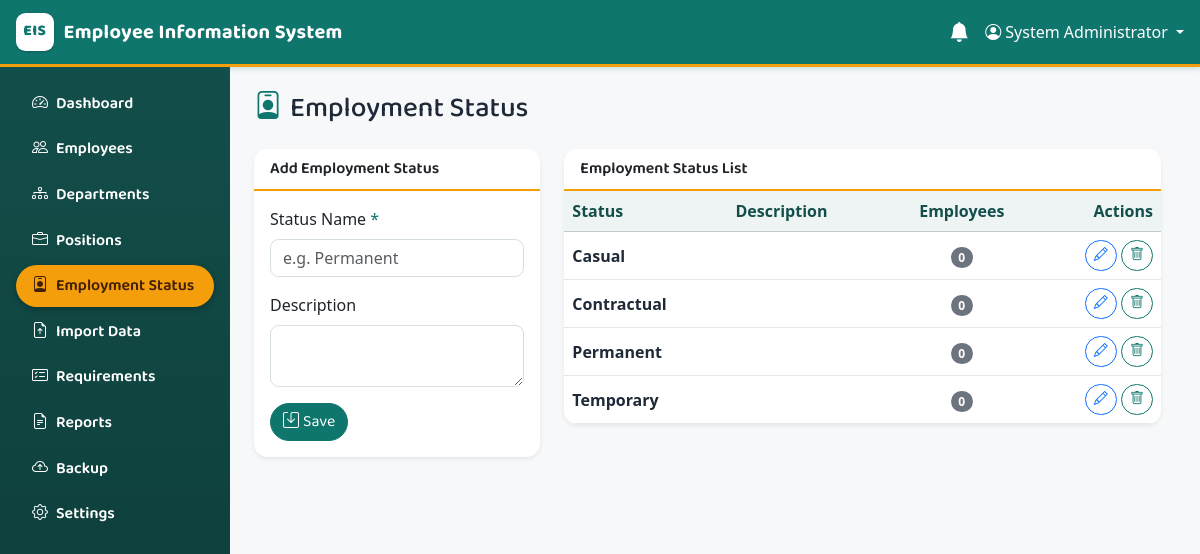
The page /modules/employment_statuses/index.php (signed in) on the database its author committed.
### tables this page shows
CREATE TABLE `employment_statuses` (
  `employment_status_id` int unsigned NOT NULL AUTO_INCREMENT,
  `status_name` varchar(50) NOT NULL,
  `description` varchar(255) DEFAULT NULL,
  PRIMARY KEY (`employment_status_id`),
  UNIQUE KEY `uq_employment_statuses_name` (`status_name`)
);

### includes/functions.php (called while the page is built, shortened)
<?php
function e(?string $value): string
{
    return htmlspecialchars($value ?? '', ENT_QUOTES, 'UTF-8');
}

### modules/employment_statuses/index.php (the view, shortened to what this page needs)
<?php
require_once __DIR__ . '/../../config/app.php';
$editing = null;
$statuses = $pdo->query(
    'SELECT s.employment_status_id, s.status_name, s.description,
            COUNT(e.employee_id) AS employee_count
     FROM employment_statuses s
     LEFT JOIN employees e ON e.employment_status_id = s.employment_status_id
     GROUP BY s.employment_status_id, s.status_name, s.description
     ORDER BY s.status_name'
)->fetchAll();
require __DIR__ . '/../../includes/header.php';
?>
<div class="d-flex justify-content-between align-items-center mb-4">
    <h1 class="h3 mb-0"><i class="bi bi-person-badge me-2"></i>Employment Status</h1>
</div>
<div class="row g-4">
    <div class="col-lg-4">
        <div class="card shadow-sm">
            <div class="card-header bg-white fw-semibold">
                <?= $editing ? 'Edit Employment Status' : 'Add Employment Status' ?>
            </div>
            <div class="card-body">
                <form method="post" action="save.php">
                    <div class="mb-3">
                        <label class="form-label" for="status_name">Status Name <span class="text-danger">*</span></label>
                        <input type="text" class="form-control" id="status_name" name="status_name"
                               maxlength="50" required placeholder="e.g. Permanent"
                               value="<?= e($editing['status_name'] ?? '') ?>">
                    </div>
                    <div class="mb-3">
                        <label class="form-label" for="description">Description</label>
                        <textarea class="form-control" id="description" name="description" rows="2"
                                  maxlength="255"><?= e($editing['description'] ?? '') ?></textarea>
                    </div>
                    <button type="submit" class="btn btn-danger">
                        <i class="bi bi-save me-1"></i><?= $editing ? 'Update' : 'Save' ?>
                    </button>
                </form>
            </div>
        </div>
    </div>
    <div class="col-lg-8">
        <div class="card shadow-sm">
            <div class="card-header bg-white fw-semibold">Employment Status List</div>
            <div class="table-responsive">
                <table class="table table-hover align-middle mb-0">
                    <thead class="table-light">
                        <tr>
                            <th>Status</th>
                            <th>Description</th>
                            <th class="text-center">Employees</th>
                            <th class="text-end">Actions</th>
                        </tr>
                    </thead>
                    <tbody>
                    <?php foreach ($statuses as $st): ?>
                        <tr>
                            <td class="fw-semibold"><?= e($st['status_name']) ?></td>
                            <td><?= e($st['description']) ?></td>
                            <td class="text-center">
                                <span class="badge text-bg-secondary"><?= (int)$st['employee_count'] ?></span>
                            </td>
                            <td class="text-end">
                                <a href="index.php?edit=<?= (int)$st['employment_status_id'] ?>"
                                   class="btn btn-sm btn-outline-primary" title="Edit">
                                    <i class="bi bi-pencil"></i>
                                </a>
                                <form method="post" action="delete.php" class="d-inline"
                                      data-confirm="Delete employment status '<?= e($st['status_name']) ?>'? Employees with it will have no employment status.">
                                    <button type="submit" class="btn btn-sm btn-outline-danger" title="Delete">
                                        <i class="bi bi-trash"></i>
                                    </button>
                                </form>
                            </td>
                        </tr>
                    <?php endforeach; ?>
                    </tbody>
                </table>
            </div>
        </div>
    </div>
</div>
<?php require __DIR__ . '/../../includes/footer.php'; ?>

### assets/css/style.css (style rules this page uses)
:root { --eis-primary: #0f766e; --eis-primary-dark: #0b5a54; --eis-deep: #134e4a; --eis-deep-dark: #0c3a37; --eis-accent: #f59e0b; --eis-accent-dark: #d97706; --eis-surface: #f6f8f9; --eis-card: #ffffff; --eis-line: #e4eaec; --eis-text: #1f2937; --eis-muted: #64748b; }
html, body { height: 100%; }
body { padding-right: 0 !important; margin: 0; background-color: var(--eis-surface); color: var(--eis-text); display: flex; flex-direction: column; overflow: hidden; }
h1, h2, h3, h4, h5, h6, .h1, .h2, .h3, .h4, .h5, .h6, .navbar-brand, .btn, .nav-link, .card-header, .dropdown-header { font-family: 'Baloo 2', 'Segoe UI', system-ui, sans-serif; }
h1 i, .h3 i { color: var(--eis-primary); }
.text-danger { color: var(--eis-primary) !important; }
.btn-danger { background-color: var(--eis-primary); border-color: var(--eis-primary); }
.btn-outline-danger { color: var(--eis-primary); border-color: var(--eis-primary); }
.card { border: none; border-radius: .85rem; overflow: clip; background-color: var(--eis-card); box-shadow: 0 2px 8px rgba(19, 78, 74, .07); }
.card-header { background-color: var(--eis-card) !important; border-bottom: 2px solid var(--eis-accent); font-weight: 600; }
.table { --bs-table-color: var(--eis-text); border-color: var(--eis-line); }
.table-light, .table thead.table-light th { --bs-table-bg: #eef4f4; color: #134e4a; }
.btn { border-radius: 50rem; }
.form-control, .form-select { border-radius: .55rem; border-color: #d5dee0; }
.badge { border-radius: 50rem; }

### rows shown on the page
employment_statuses: status_name "Casual", employee_count "0"
employment_statuses: status_name "Contractual", employee_count "0"
employment_statuses: status_name "Permanent", employee_count "0"
employment_statuses: status_name "Temporary", employee_count "0"

### other values the page prints
APP_NAME "Employee Information System"
$_SESSION['full_name'] "System Administrator"
$item['label'] "Dashboard"
$item['label'] "Employees"
$item['label'] "Departments"
$item['label'] "Positions"
$item['label'] "Employment Status"
$item['label'] "Import Data"
$item['label'] "Requirements"
$item['label'] "Reports"
$item['label'] "Backup"
$item['label'] "Settings"
